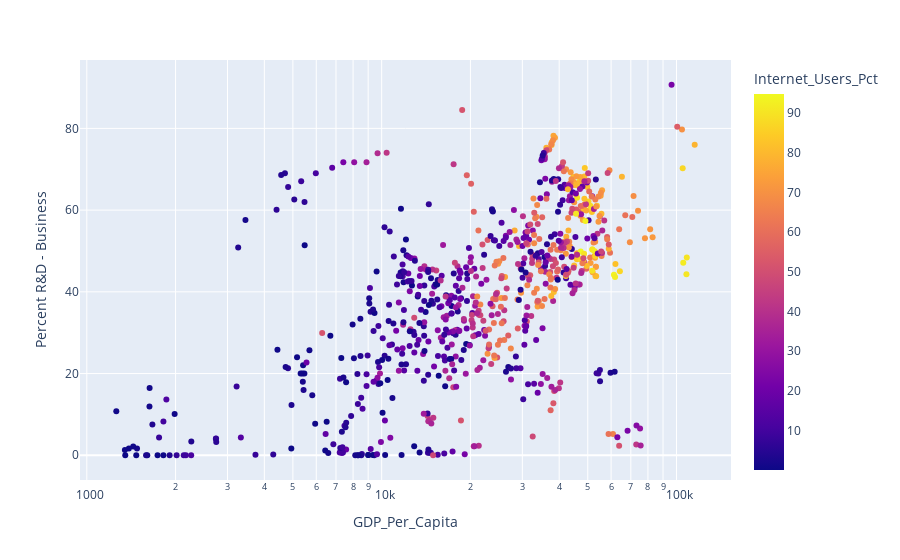

Notebook code cell kept with this figure:
### Code cell
fig = px.scatter(r_d, x="GDP_Per_Capita", y="Percent R&D - Business", color="Internet_Users_Pct", log_x=True)
fig.show()

### Figure 1 — Plotly figure (JSON) as saved in the notebook; plotly's stock layout.template omitted (floating-point values rounded to 4 significant figures; data arrays with more than 128 entries replaced by an {"elided": "..."} marker saying what was removed)
{"data": [{"hovertemplate": "GDP_Per_Capita=%{x}<br>Percent R&D - Business=%{y}<br>Internet_Users_Pct=%{marker.color}<extra></extra>", "legendgroup": "", "marker": {"color": {"elided": "786 float values"}, "coloraxis": "coloraxis", "symbol": "circle"}, "mode": "markers", "name": "", "orientation": "v", "showlegend": false, "type": "scatter", "x": {"elided": "786 float values"}, "xaxis": "x", "y": {"elided": "786 float values"}, "yaxis": "y"}], "layout": {"coloraxis": {"colorbar": {"title": {"text": "Internet_Users_Pct"}}, "colorscale": [[0, "#0d0887"], [0.1111, "#46039f"], [0.2222, "#7201a8"], [0.3333, "#9c179e"], [0.4444, "#bd3786"], [0.5556, "#d8576b"], [0.6667, "#ed7953"], [0.7778, "#fb9f3a"], [0.8889, "#fdca26"], [1, "#f0f921"]]}, "legend": {"tracegroupgap": 0}, "margin": {"t": 60}, "xaxis": {"anchor": "y", "domain": [0, 1], "title": {"text": "GDP_Per_Capita"}, "type": "log"}, "yaxis": {"anchor": "x", "domain": [0, 1], "title": {"text": "Percent R&D - Business"}}}}
